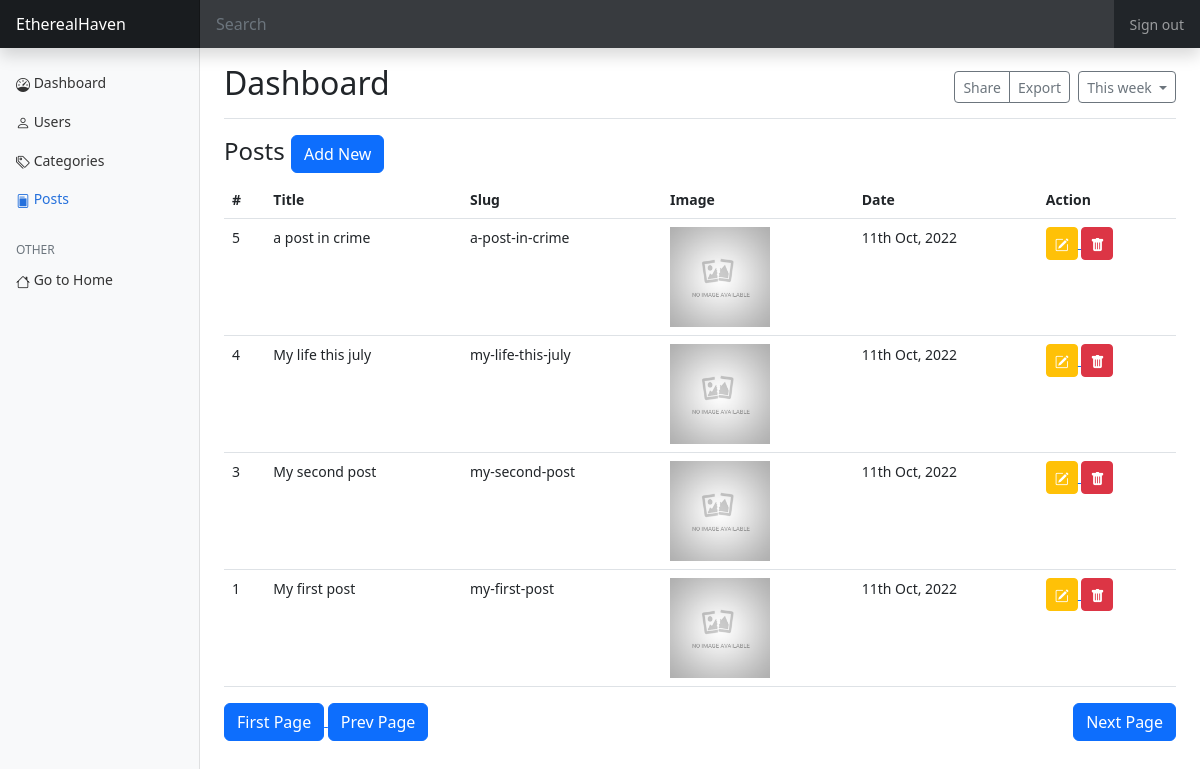
Page /public/admin/posts (signed in) on the committed database.
### tables this page shows
CREATE TABLE `posts` (
  `id` int(11) NOT NULL,
  `user_id` int(11) DEFAULT NULL,
  `category_id` int(11) DEFAULT NULL,
  `title` varchar(100) NOT NULL,
  `content` text DEFAULT NULL,
  `image` varchar(1024) DEFAULT NULL,
  `date` datetime DEFAULT current_timestamp(),
  `slug` varchar(100) NOT NULL
);

### app/core/functions.php (called while the page is built, shortened)
<?php
function query(string $query, array $data = [])
{
	$string = "mysql:hostname=" . DBHOST . ";dbname=" . DBNAME;
	$con = new PDO($string, DBUSER, DBPASS);
	$stm = $con->prepare($query);
	$stm->execute($data);
	$result = $stm->fetchAll(PDO::FETCH_ASSOC);
	if (is_array($result) && !empty($result)) {
		return $result;
	}
	return false;
}
function get_image($file)
{
	$file = $file ?? '';
	return ROOT . '/assets/images/no_image.jpg';
}
function esc($str)
{
	return htmlspecialchars($str ?? '');
}
function get_pagination_vars()
{
	$page_number = $_GET['page'] ?? 1;
	$page_number = empty($page_number) ? 1 : (int) $page_number;
	$page_number = $page_number < 1 ? 1 : $page_number;
	$current_link = $_GET['url'] ?? 'home';
	$current_link = ROOT . "/" . $current_link;
	$query_string = "";
	if (!strstr($query_string, "page=")) {
		$query_string .= "&page=" . $page_number;
	}
	$query_string = trim($query_string, "&");
	$current_link .= "?" . $query_string;
	$current_link = preg_replace("/page=.*/", "page=" . $page_number, $current_link);
	$next_link = preg_replace("/page=.*/", "page=" . ($page_number + 1), $current_link);
	$first_link = preg_replace("/page=.*/", "page=1", $current_link);
	$prev_page_number = $page_number < 2 ? 1 : $page_number - 1;
	$prev_link = preg_replace("/page=.*/", "page=" . $prev_page_number, $current_link);
	$result = [
		'current_link' => $current_link,
		'next_link' => $next_link,
		'prev_link' => $prev_link,
		'first_link' => $first_link,
		'page_number' => $page_number,
	];
	return $result;
}

### app/pages/admin/posts.php (the view, shortened to what this page needs)
<?php if($action == 'add'):?>
	<link rel="stylesheet" type="text/css" href="<?=ROOT?>/assets/summernote/summernote-lite.min.css">
	<div class="col-md-12 mx-auto">
	  <form method="post" enctype="multipart/form-data">
	    <h1 class="h3 mb-3 fw-normal">Create post</h1>
	    <?php if (!empty($errors)):?>
	      <div class="alert alert-danger">Please fix the errors below</div>
	    <?php endif;?>
	    <div class="my-2">
	    	Featured Image:<br>
	    	<label class="d-block">
	    		<img class="mx-auto d-block image-preview-edit" src="<?=get_image('')?>" style="cursor: pointer;width: 150px;height: 150px;object-fit: cover;">
	    		<input onchange="display_image_edit(this.files[0])" type="file" name="image" class="d-none">
	    	</label>
	    	<?php if(!empty($errors['image'])):?>
		      <div class="text-danger"><?=$errors['image']?></div>
		    <?php endif;?>
	    	<script>
	    		function display_image_edit(file)
	    		{
	    			document.querySelector(".image-preview-edit").src = URL.createObjectURL(file);
	    		}
	    	</script>
	    </div>
	    <div class="form-floating">
	      <input value="<?=old_value('title')?>" name="title" type="text" class="form-control mb-2" id="floatingInput" placeholder="Username">
	      <label for="floatingInput">Title</label>
	    </div>
	      <?php if(!empty($errors['title'])):?>
	      <div class="text-danger"><?=$errors['title']?></div>
	      <?php endif;?>
	    <div class="">
	      <textarea id="summernote" rows="8" name="content" id="floatingInput" placeholder="Post content" type="content" class="form-control"><?=old_value('content')?></textarea>
	    </div>
	      <?php if(!empty($errors['content'])):?>
	      <div class="text-danger"><?=$errors['content']?></div>
	      <?php endif;?>
	    <div class="form-floating my-3">
	      <select name="category_id" class="form-select">
	      	<?php
	      		$query = "select * from categories order by id desc";
				$categories = query($query);
	      	?>
	      	<option value="">--Select--</option>
	      	<?php if(!empty($categories)):?>
		      	<?php foreach($categories as $cat):?>
		      		<option <?=old_select('category_id',$cat['id'])?> value="<?=$cat['id']?>"><?=$cat['category']?></option>
		      	<?php endforeach;?>
	      	<?php endif;?>
	      </select>
	      <label for="floatingInput">Category</label>
	    </div>
	      <?php if(!empty($errors['category'])):?>
	      <div class="text-danger"><?=$errors['category']?></div>
	      <?php endif;?>
	    <a href="<?=ROOT?>/admin/posts">
		    <button class="mt-4 btn btn-lg btn-primary" type="button">Back</button>
		</a>
	    <button class="mt-4 btn btn-lg btn-primary float-end" type="submit">Create</button>
	  </form>
	</div>
	<script src="<?=ROOT?>/assets/js/jquery.js"></script>
	<script src="<?=ROOT?>/assets/summernote/summernote-lite.min.js"></script>
	<script>
      $('#summernote').summernote({
        placeholder: 'Post content',
        tabsize: 2,
        height: 400
      });
    </script>
<?php else:?>
	<h4>
		Posts
		<a href="<?=ROOT?>/admin/posts/add">
			<button class="btn btn-primary">Add New</button>
		</a>
	</h4>
	<div class="table-responsive">
	<table class="table">
		<tr>
			<th>#</th>
			<th>Title</th>
			<th>Slug</th>
			<th>Image</th>
			<th>Date</th>
			<th>Action</th>
		</tr>
		<?php
			$limit = 10;
			$offset = ($PAGE['page_number'] - 1) * $limit;
			$query = "select * from posts order by id desc limit $limit offset $offset";
			$rows = query($query);
		?>
		<?php if(!empty($rows)):?>
			<?php foreach($rows as $row):?>
			<tr>
				<td><?=$row['id']?></td>
				<td><?=esc($row['title'])?></td>
				<td><?=$row['slug']?></td>
				<td>
					<img src="<?=get_image($row['image'])?>" style="width: 100px;height: 100px;object-fit: cover;">
				</td>
				<td><?=date("jS M, Y",strtotime($row['date']))?></td>
				<td>
					<a href="<?=ROOT?>/admin/posts/edit/<?=$row['id']?>">
						<button class="btn btn-warning text-white btn-sm"><i class="bi bi-pencil-square"></i></button>
					</a>
					<a href="<?=ROOT?>/admin/posts/delete/<?=$row['id']?>">
						<button class="btn btn-danger btn-sm"><i class="bi bi-trash-fill"></i></button>
					</a>
				</td>
			</tr>
			<?php endforeach;?>
		<?php endif;?>
	</table>
	<div class="col-md-12 mb-4">
		<a href="<?=$PAGE['first_link']?>">
			<button class="btn btn-primary">First Page</button>
		</a>
		<a href="<?=$PAGE['prev_link']?>">
			<button class="btn btn-primary">Prev Page</button>
		</a>
		<a href="<?=$PAGE['next_link']?>">
			<button class="btn btn-primary float-end">Next Page</button>
		</a>
	</div>
	</div>
<?php endif;?>

### public/assets/css/dashboard.css (style rules this page uses)
body { font-size: .875rem; }

### app/pages/admin.php (style rules this page uses)
.bi { vertical-align: -.125em; fill: currentColor; }

### rows in the picture
posts: id "5", title "a post in crime", slug "a-post-in-crime", date "11th Oct, 2022"
posts: id "4", title "My life this july", slug "my-life-this-july", date "11th Oct, 2022"
posts: id "3", title "My second post", slug "my-second-post", date "11th Oct, 2022"
posts: id "1", title "My first post", slug "my-first-post", date "11th Oct, 2022"
